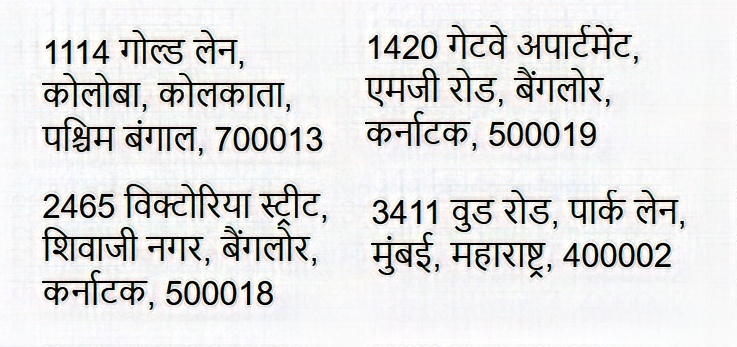
#> input picture sources/object_storage_operations/newspaper_hindi.jpg, 737 x 347 px
$ python -i improcess.py   (imports and definitions only)
#> lines starting #> are read from the running program, lines starting #| are printed output that depends on the picture; after the words box and inside, x2 and y2 are one past the last pixel; in counts of white or black regions, pixels touching at a corner belong together
import cv2
import os
from os import path
import numpy as np

def preprocessing(filepath):

    img = cv2.imread(filepath,0)
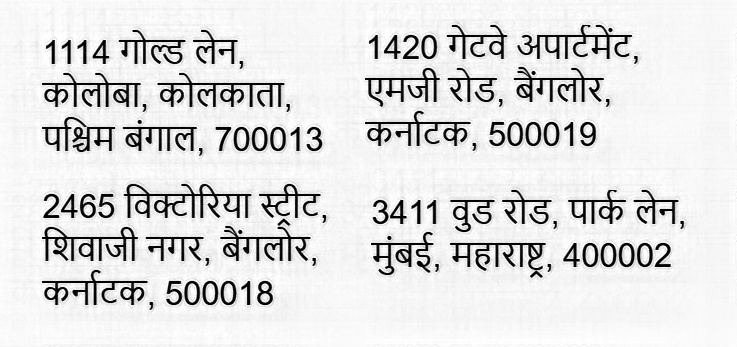
#> img: shape (347, 737); min 0, max 255, mean 222.9
    img = cv2.cvtColor(img, cv2.COLOR_BGR2RGB)
#> img: shape (347, 737, 3)
    img_blur = cv2.bilateralFilter(img, d = 7, sigmaSpace = 75, sigmaColor =75)
    # Convert to grayscale
    img_gray = cv2.cvtColor(img_blur, cv2.COLOR_RGB2GRAY)
    # Apply the thresholding
    a = img_gray.max()
#> a = 254
    _, thresh = cv2.threshold(img_gray, a/2+60, a,cv2.THRESH_BINARY_INV)
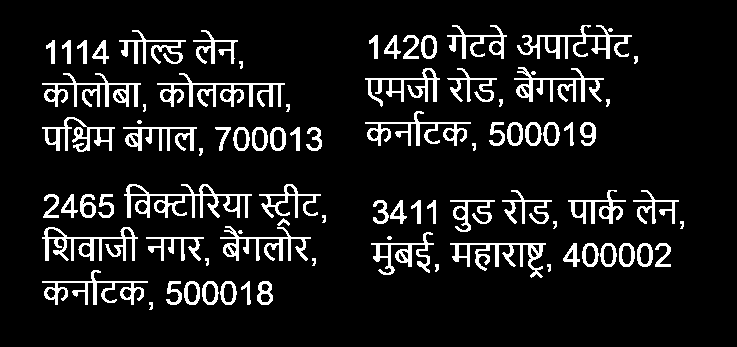
#> thresh: shape (347, 737); values 0 (black) and 254 (white), 10.2% white; 86 white regions (5 under 20 px), largest, box (x1, y1, x2, y2) and area: (124, 184, 252, 218) 1380, (157, 73, 285, 107) 1284, (42, 227, 138, 261) 1098
    # Apply Image Dilation to for definite areas
    kernel = np.ones((27,27), np.uint8)
    img_dilation = cv2.dilate(thresh, kernel, iterations=1)
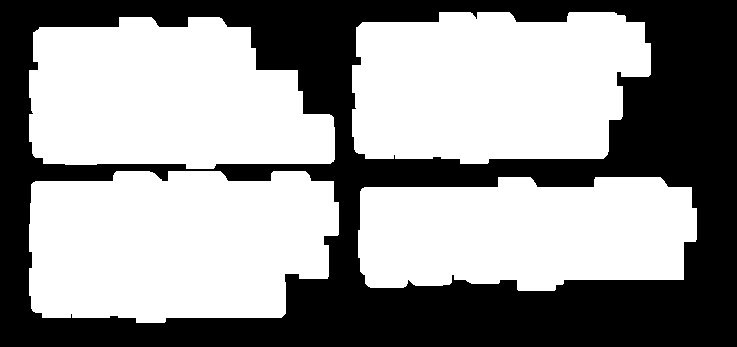
#> img_dilation: shape (347, 737); values 0 (black) and 254 (white), 58.8% white; 1 black region
    contours, hierarchy = cv2.findContours(
                                   image = img_dilation,
                                   mode = cv2.RETR_TREE,
                                   method = cv2.CHAIN_APPROX_SIMPLE)
#> contours = 4 contours; box (x1, y1, x2, y2) and area: (29, 171, 339, 323) 40553, (352, 12, 651, 164) 38448, (29, 17, 335, 169) 36924, (358, 177, 697, 291) 32510
    contours = sorted(contours, key = cv2.contourArea, reverse = True)# Draw the contour
    img_copy = img.copy()
    final = cv2.drawContours(img_copy, contours, contourIdx = -1,
                             color = (255, 0, 0), thickness = 2)
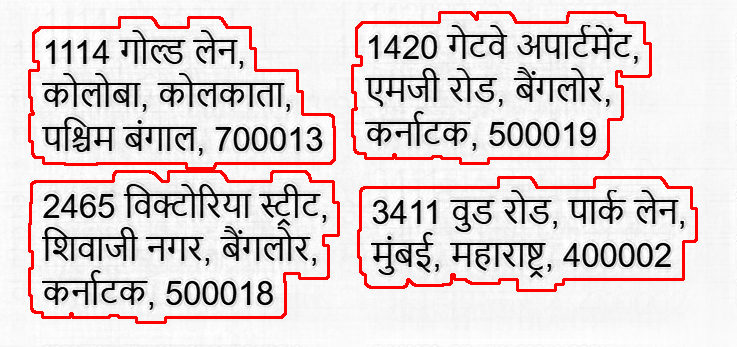
#> final: shape (347, 737, 3); mean R, G, B 223.3, 212, 212
    cv2.imwrite("./userapp/images/sections.jpg", final)
    for contour in contours:
      (x,y,w,h) = cv2.boundingRect(contour)
      cv2.rectangle(img, (x,y), (x+w,y+h), (0,255,0), 2)
#> this loop made 4 passes
#> (x, y, w, h) on passes 1 to 4: (29, 171, 310, 152), (352, 12, 299, 152), (29, 17, 306, 152), (358, 177, 339, 114)
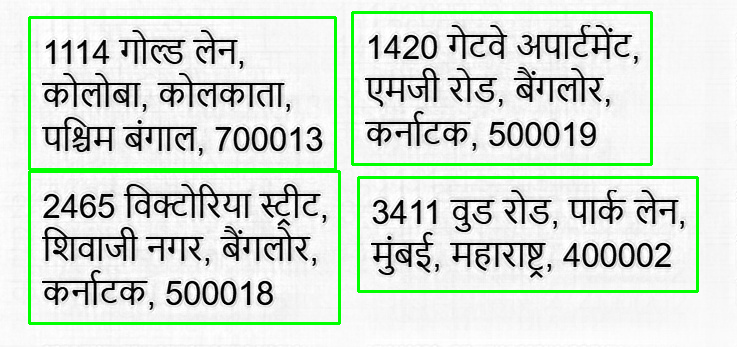
#> img: shape (347, 737, 3); mean R, G, B 212.6, 223.2, 212.6

    i = 0
    images = []
    for contour in contours:
        (x,y,w,h) = cv2.boundingRect(contour)
        crop_img = img[y:y+h, x:x+w]
        images.append(crop_img)
        i = i + 1
#> this loop made 4 passes
#> pass 1, in preprocessing, `crop_img = img[y:y+h, x:x+w]`:
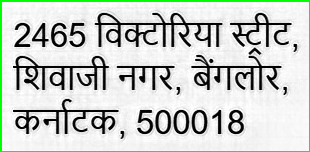
#> crop_img: shape (152, 310, 3); mean R, G, B 202.1, 209.6, 202.1
#> pass 3, in preprocessing, `crop_img = img[y:y+h, x:x+w]`:
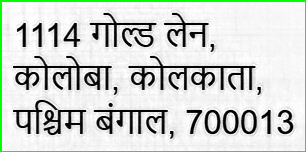
#> crop_img: shape (152, 306, 3); mean R, G, B 206.6, 214.1, 206.6
#> after the loop, i = 4; images = 4 items
        #plt.figure(i+1)
    i = 0
    images_split = {}
    img_file_paths = []
    for image in images:
      img_name = "image"+str(i)+".jpg"
      img_file_path = os.path.join("./userapp/images",img_name)
      img_file_path_send = os.path.join("/images",img_name)
      images_split[i] = image
      i = i + 1
      cv2.imwrite(img_file_path, image)
      img_file_paths.append(img_file_path_send)
#> this loop made 4 passes
#> after the loop, i = 4; images_split = 4 items; img_file_paths = ['/images/image0.jpg', '/images/image1.jpg', '/images/image2.jpg', '/images/image3.jpg']

    img_file_paths.append("/images/sections.jpg")
    return img_file_paths

>>> result = preprocessing('../object_storage_operations/newspaper_hindi.jpg')
#> result = ['/images/image0.jpg', '/images/image1.jpg', '/images/image2.jpg', '/images/image3.jpg', '/images/sections.jpg']
